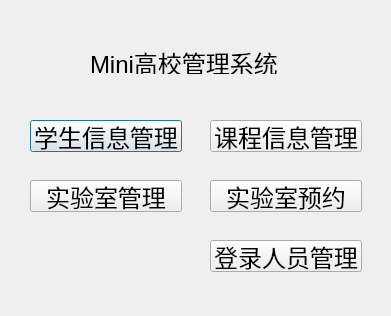
<?xml version="1.0" encoding="UTF-8"?>
<ui version="4.0">
 <class>mainDialog</class>
 <widget class="QDialog" name="mainDialog">
  <property name="geometry">
   <rect>
    <x>0</x>
    <y>0</y>
    <width>391</width>
    <height>316</height>
   </rect>
  </property>
  <property name="windowTitle">
   <string>Dialog</string>
  </property>
  <widget class="QLabel" name="label">
   <property name="geometry">
    <rect>
     <x>90</x>
     <y>50</y>
     <width>192</width>
     <height>24</height>
    </rect>
   </property>
   <property name="font">
    <font>
     <pointsize>18</pointsize>
    </font>
   </property>
   <property name="text">
    <string>Mini高校管理系统</string>
   </property>
  </widget>
  <widget class="QPushButton" name="pushButton">
   <property name="geometry">
    <rect>
     <x>30</x>
     <y>120</y>
     <width>152</width>
     <height>32</height>
    </rect>
   </property>
   <property name="font">
    <font>
     <pointsize>18</pointsize>
    </font>
   </property>
   <property name="text">
    <string>学生信息管理</string>
   </property>
  </widget>
  <widget class="QPushButton" name="pushButton_6">
   <property name="geometry">
    <rect>
     <x>210</x>
     <y>240</y>
     <width>152</width>
     <height>32</height>
    </rect>
   </property>
   <property name="font">
    <font>
     <pointsize>18</pointsize>
    </font>
   </property>
   <property name="text">
    <string>登录人员管理</string>
   </property>
  </widget>
  <widget class="QPushButton" name="pushButton_3">
   <property name="geometry">
    <rect>
     <x>210</x>
     <y>120</y>
     <width>152</width>
     <height>32</height>
    </rect>
   </property>
   <property name="font">
    <font>
     <pointsize>18</pointsize>
    </font>
   </property>
   <property name="text">
    <string>课程信息管理</string>
   </property>
  </widget>
  <widget class="QPushButton" name="pushButton_2">
   <property name="geometry">
    <rect>
     <x>30</x>
     <y>180</y>
     <width>152</width>
     <height>32</height>
    </rect>
   </property>
   <property name="font">
    <font>
     <pointsize>18</pointsize>
    </font>
   </property>
   <property name="text">
    <string>实验室管理</string>
   </property>
  </widget>
  <widget class="QPushButton" name="pushButton_4">
   <property name="geometry">
    <rect>
     <x>210</x>
     <y>180</y>
     <width>152</width>
     <height>32</height>
    </rect>
   </property>
   <property name="font">
    <font>
     <pointsize>18</pointsize>
    </font>
   </property>
   <property name="text">
    <string>实验室预约</string>
   </property>
  </widget>
 </widget>
 <resources/>
 <connections/>
</ui>
